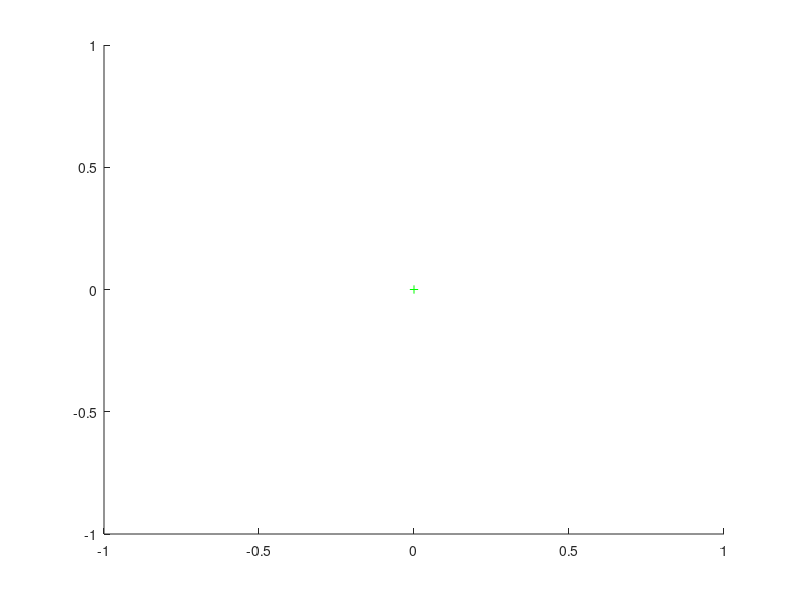

MATLAB code to generate this figure: (Note: this script raises an error after producing the figure.)
clear all; close all

% Models the position, velocity, and acceleration of any N number of 
% randomly placed 1 kg particles in a gravitational field of strength mag 
% (G*mass) and planetary size of radius a. The source of the gravitational
% field moves diagonally to model a dynamic system. 

%% 
T=10000;                 %set number of frames
o=[0,0];                %set start position of origin
oStep=0.05;             %set movement of origin
mag=5000;               %set strength (G*mass) of gravity field
step=0.01;              %set step length (inv. proportional to precision)
a=2;                    %set planet width
N=5;                   %set number of projectiles

xmax=5;                 %set spawn window
xmin=-5;
ymax=5;
ymin=-5;
%% 

graphXMax=5*xmax;       %derive graph window
graphXMin=5*xmin;
graphYMax=5*ymax;
graphYMin=5*ymin;

figure,hold on

g(1)=plot(o(1),o(2),'g+');                          %plot origin

   syms v w;
   w = sqrt(a^2-(v-o(1))^2)+o(2);
   i(1)=ezplot(w);
   axis([graphXMin,graphXMax,graphYMin,graphYMax])

for n=1:N                                           %set inital values
    x{n}(1)=rand*(xmax-xmin)+xmin;
    y{n}(1)=rand*(ymax-ymin)+ymin;
    
    posVecInit=[o(1)-x{n}(1),o(2)-y{n}(1)];
    escVel=sqrt(mag/norm(posVecInit));
    vx{n}(1)=rand*2*escVel-escVel;                           %avoid initial escape velocity
    vy{n}(1)=rand*2*escVel-escVel;
end

                                                      %math and physics
for k = 1:T
    for n=1:N
        posVec=[o(1)-x{n}(k),o(2)-y{n}(k)];
        d=norm(posVec);
        normPosVec=posVec/d;
        
        if (d>=a)
            f=mag*d/a^3;
        else
            f=mag*d/a^3;
        end
        
        ax{n}(k)=f*normPosVec(1);
        ay{n}(k)=f*normPosVec(2);
        
        vx{n}(k+1)=vx{n}(k)+step*ax{n}(k);
        vy{n}(k+1)=vy{n}(k)+step*ay{n}(k);
        
        if x{n}(k)>=graphXMax
            vx{n}(k+1)=-vx{n}(k+1);
        elseif x{n}(k)<=graphXMin
            vx{n}(k+1)=-vx{n}(k+1);
        end
        
        if y{n}(k)>=graphYMax
            vy{n}(k+1)=-vy{n}(k+1);
        elseif y{n}(k)<=graphYMin
            vy{n}(k+1)=-vy{n}(k+1);
        end
        
        x{n}(k+1)=x{n}(k)+step*vx{n}(k+1);
        y{n}(k+1)=y{n}(k)+step*vy{n}(k+1);

    end
                                                      %plot
    for n=1:N 
        h{n}(k)=plot(x{n}(k),y{n}(k),'*');
        axis([graphXMin,graphXMax,graphYMin,graphYMax])
        
        if k>10
            delete(h{n}(k-10));
        end
    end
    
%     if rem(k,200)<=100
%         o(1)=o(1)+oStep;                             %move origin
%         o(2)=o(2)+oStep;
%     elseif rem(k,200)>100
%         o(1)=o(1)-oStep;                             %move origin
%         o(2)=o(2)-oStep;
%     end
%     
%     g(k+1)=plot(o(1),o(2),'g+');
%     delete(g(k));
    
%      w = sqrt(a^2-(v-o(1))^2)+o(2);
%      i(k+1)=ezplot(w);
%      axis([graphXMin,graphXMax,graphYMin,graphYMax])
%      delete(i(k));
   
    
    pause(0.00001)
end

close all;